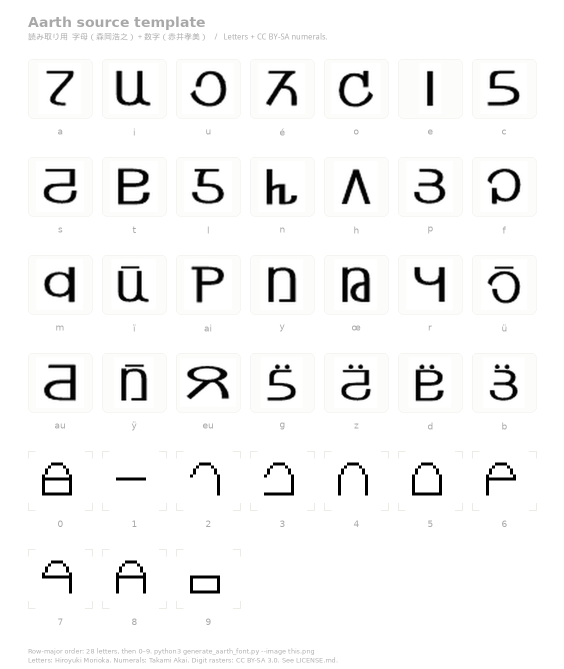
#> input picture templates/ath_source_filled.png, 1128 x 1338 px (shown at 1/2 size)
$ python generate_aarth_font.py --image templates/ath_source_filled.png
#> lines starting #> are read from the running program, lines starting #| are printed output that depends on the picture; after the words box and inside, x2 and y2 are one past the last pixel; in counts of white or black regions, pixels touching at a corner belong together
#!/usr/bin/env python3
"""
generate_aarth_font.py
======================
Generates Ath webfonts (TTF + WOFF2) from raster images (alphabet ± digits).

Default face files are aarth.ttf / aarth.woff2. Additional faces are listed
in faces.json (id, family, source image). ``--all-faces`` builds every face
and rewrites aarth.css so the demo page can switch families.

Pipeline:
  1. Download the source PNG from Wikimedia Commons (or use a local file).
  2. Pre-process with OpenCV: darkest RGB channel → threshold (so red
     sign-pen ink is as dark as black ink).
  3. Detect glyph boxes; merge disconnected overlines / umlauts into the
     parent glyph; keep the 4×7 alphabet grid (drop the header) and, when
     present, the numeral cells 0–9 from the same sheet or ``--digits-image``.
  4. For each glyph: split ink into components, then either SDF-smooth the
     silhouette (default) or skeletonize and restroke at uniform width
     (``traceStyle: gothic``), 8×, potrace.
  5. Build a TTF font via fontTools (TTFont + pens), then compress to WOFF2.

Usage:
    python generate_aarth_font.py [--image PATH_OR_URL]
    python generate_aarth_font.py --face aarth-gothic
    python generate_aarth_font.py --all-faces
    python generate_aarth_font.py --write-template templates/

Requirements (install once):
    pip install opencv-python-headless pillow fonttools brotli
    sudo apt-get install potrace          # Debian/Ubuntu
    # macOS:  brew install potrace
    # Windows: download from http://potrace.sourceforge.net/
"""

import argparse
import json
import subprocess
import sys
import tempfile
import urllib.request
import xml.etree.ElementTree as ET
from pathlib import Path

import cv2
import numpy as np
from PIL import Image

# ---------------------------------------------------------------------------
# Mapping: glyph extraction order (row-major, L→R) → Unicode code points
# Order matches Wikimedia Commons File:Ath_(alphabet).png labels (4×7).
# Wikipedia notes that au↔o and p↔eu values vary by source; this cmap
# follows the labelled image, not an alternate glyph-to-letter assignment.
# The Ath alphabet has 28 phonemes; we map them to lowercase ASCII
# letters plus a handful of digraph keys following the "Nine Lives" convention.
# Optional numerals 0–9 follow the alphabet on the same sheet (or a second
# raster passed as --digits-image) and map to ASCII digits.
#
# Row 0: a  i  u  é  o  e  c      → a  i  u  U+00E9  o  e  c
# Row 1: s  t  l  n  h  p  f      → s  t  l  n  h  p  f
# Row 2: m  ï  ai y  œ  r  ü      → m  U+00EF  U+0061U+0069→'A'  y  U+0153  r  U+00FC
# Row 3: au ÿ  eu g  z  d  b      → U+0061U+0075→'I'  U+00FF  U+0065U+0075→'E'  g  z  d  b
# Row 4: 0  1  2  3  4  5  6      → 0 1 2 3 4 5 6
# Row 5: 7  8  9                  → 7 8 9
#
# For simplicity the digraphs / special vowels get mapped to uppercase ASCII
# placeholders so they can be used in CSS/HTML if needed.
# ---------------------------------------------------------------------------

ALPHABET_COLS = 7
ALPHABET_ROWS = 4
DIGIT_COUNT = 10

ALPHABET_CODEPOINTS = [
    # row 0
    ord('a'), ord('i'), ord('u'), 0x00E9, ord('o'), ord('e'), ord('c'),
    # row 1
    ord('s'), ord('t'), ord('l'), ord('n'), ord('h'), ord('p'), ord('f'),
    # row 2
    ord('m'), 0x00EF, ord('A'), ord('y'), 0x0153, ord('r'), 0x00FC,
    # row 3
    ord('I'), 0x00FF, ord('E'), ord('g'), ord('z'), ord('d'), ord('b'),
]

ALPHABET_NAMES = [
    'a', 'i', 'u', 'eacute', 'o', 'e', 'c',
    's', 't', 'l', 'n', 'h', 'p', 'f',
    'm', 'idieresis', 'ai', 'y', 'oe', 'r', 'udieresis',
    'au', 'ydieresis', 'eu', 'g', 'z', 'd', 'b',
]

# Labels printed under each cell on the input template (typing keys).
ALPHABET_LABELS = [
    'a', 'i', 'u', 'é', 'o', 'e', 'c',
    's', 't', 'l', 'n', 'h', 'p', 'f',
    'm', 'ï', 'ai', 'y', 'œ', 'r', 'ü',
    'au', 'ÿ', 'eu', 'g', 'z', 'd', 'b',
]

DIGIT_CODEPOINTS = [ord(c) for c in '0123456789']
DIGIT_NAMES = [
    'zero', 'one', 'two', 'three', 'four',
    'five', 'six', 'seven', 'eight', 'nine',
]
DIGIT_LABELS = list('0123456789')

# Full inventory in template order (alphabet, then digits).
GLYPH_CODEPOINTS = ALPHABET_CODEPOINTS + DIGIT_CODEPOINTS
GLYPH_NAMES = ALPHABET_NAMES + DIGIT_NAMES
GLYPH_LABELS = ALPHABET_LABELS + DIGIT_LABELS

# Row-major cell layout for the fill-in source template.
GLYPH_LAYOUT = [
    ALPHABET_LABELS[0:7],
    ALPHABET_LABELS[7:14],
    ALPHABET_LABELS[14:21],
    ALPHABET_LABELS[21:28],
    DIGIT_LABELS[0:7],
    DIGIT_LABELS[7:10],
]

SOURCE_URL = (
    "https://upload.wikimedia.org/wikipedia/commons/2/23/Ath_%28alphabet%29.png"
)
REPO_ROOT = Path(__file__).resolve().parent
DIGIT_RASTER_DIR = REPO_ROOT / "templates" / "digits"
FILLED_TEMPLATE = REPO_ROOT / "templates" / "ath_source_filled.png"
FACES_FILE = REPO_ROOT / "faces.json"
# Restroke 16×16 TRON bitmaps onto this canvas so potrace sees letter-weight
# strokes and open counters instead of 1-px pixel cubes.
DIGIT_PAINT_SIZE = 256
DIGIT_PAINT_STROKE = 18
FONT_LICENSE = (
    "CC BY-SA 3.0. Ath letters designed by Hiroyuki Morioka; "
    "numerals designed by Takami Akai. Digit rasters: "
    "Wikimedia Commons TRON 9-9830–9-9839."
)
FONT_LICENSE_URL = "https://creativecommons.org/licenses/by-sa/3.0/"

EM = 1000          # units per em
ASCENDER = 800
DESCENDER = -200
CAP_HEIGHT = 700   # target height every glyph is scaled to
X_HEIGHT = 500
GLYPH_LSB = 40     # left/right side bearing in font units

# Source PNG is ~20–30px with an 8-level gray ramp. Otsu (box detection)
# makes a thin dark core; potrace on that greymap traces each stroke as a
# ribbon whose Béziers sag and leave a white sliver (especially Ath 'h').
#
# Instead: take a *silhouette* of each ink component, upscale, blur so the
# 0.5 isosurface is a smooth outer contour, then potrace. One filled outline
# cannot pinch hollow. Components (umlaut dots, overlines) are assigned by
# nearest Otsu seed so blur cannot melt them into the letter body.
SOURCE_INK_LEVEL = 0.6   # include anti-aliased fringe as ink
TRACE_SCALE = 8
# Blur the *native* signed-distance field (stair period = 1px), then
# cubic-upsample so potrace sees a dense, already-smooth 0.5 isosurface.
TRACE_SDF_SIGMA = 1.2
TRACE_BLACKLEVEL = 0.5   # midpoint of the SDF ramp (0-level of the field)
# Box detection ignores light-gray template titles/guides (blank sheets
# have no black glyphs, so Otsu would otherwise promote captions to ink).
DETECT_INK_MAX = 110

# Gothic (monoline) restroke: skeletonize the existing raster, then paint a
# uniform disc along the medial axis so stroke weight matches across letters.
GOTHIC_STROKE_GAIN = 0.95
GOTHIC_EDGE_SIGMA = 1.25
GOTHIC_SPUR_LEN = 6

# CFF faces are Regular-only. Registering 600/700 against the same files
# stops the browser from synthesizing bold by stroking outlines (縁取り).
_CSS_FACE_WEIGHTS = ("400", "600", "700")


# ---------------------------------------------------------------------------
# Helpers
# ---------------------------------------------------------------------------

# [6 lines left out: function download_image, not called in this run]


def load_grayscale(image_path: Path) -> np.ndarray:
    """Load a raster as a single-channel ink map (dark = ink).

    Rec.601 grayscale leaves red sign-pen strokes around 90–120, which
    ``DETECT_INK_MAX`` would drop. The darkest RGB channel keeps both
    black ink and chromatic pens well below that cutoff.
    """
    color = cv2.imread(str(image_path), cv2.IMREAD_COLOR)
#> color is the input picture: shape (1338, 1128, 3); mean B, G, R 244.8, 245.1, 245.1
    if color is None:
        raise FileNotFoundError(f"Cannot read image: {image_path}")
    return np.min(color, axis=2)


def binarize(gray: np.ndarray) -> np.ndarray:
    """Return a binary (0/255) image where glyphs are WHITE on BLACK."""
    # The source image is black ink on white paper → invert after threshold
    _, binary = cv2.threshold(gray, 0, 255, cv2.THRESH_BINARY + cv2.THRESH_OTSU)
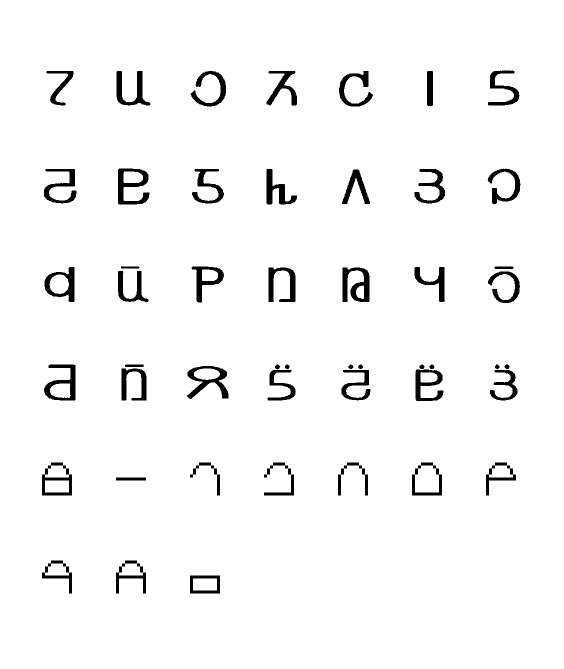
#> binary: shape (1338, 1128) (shown at 1/2 size); 96.4% white; 49 black regions, largest, box (x1, y1, x2, y2) and area: (685, 535, 739, 604) 2169, (236, 337, 299, 409) 2124, (374, 732, 457, 798) 2022
    # Glyphs are dark (0) on white (255); invert so glyphs are white on black
    binary = cv2.bitwise_not(binary)
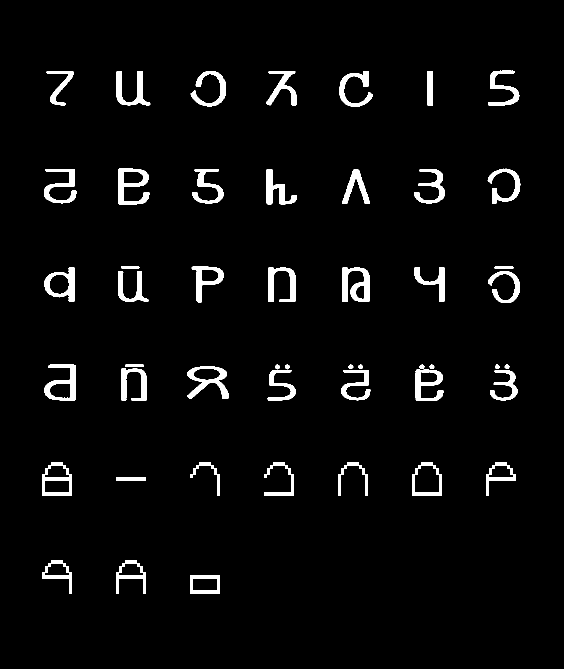
#> binary: shape (1338, 1128) (shown at 1/2 size); 3.6% white; 49 white regions, largest, box (x1, y1, x2, y2) and area: (685, 535, 739, 604) 2169, (236, 337, 299, 409) 2124, (374, 732, 457, 798) 2022
    # Drop light-gray template captions/guides. On a blank sheet Otsu would
    # treat those as the only "ink".
    binary = np.where(gray < DETECT_INK_MAX, binary, 0).astype(np.uint8)
#> binary: shape (1338, 1128); 3.3% white; 49 white regions
#> (the rest of the program and of its run is left out)
